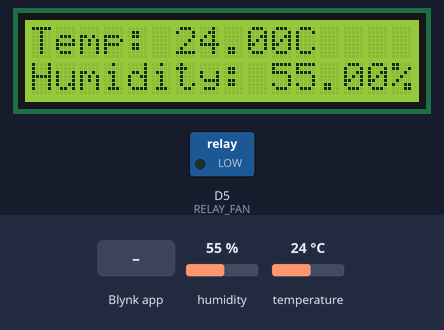
A sketch run on a simulated ESP8266 (NodeMCU). Parts: 16×2 character LCD, switched loads named in the sketch (green lamp = pin HIGH). The test bench sets the inputs (shaded band); at power-on: humidity 55 %, temperature 24 °C. WiFi joins after 1.5 s; servers stay silent unless stated.

Above: at 5.5 s.
5.6 s: Blynk app writes 1 to V2
At 5.77 s:
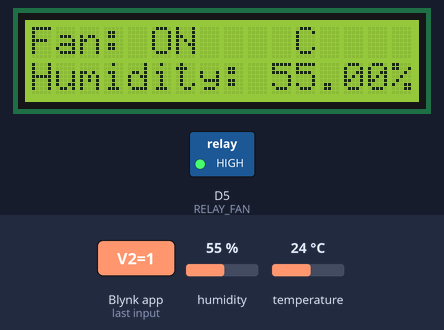
7.4 s: Blynk app writes 0 to V2
At 7.8 s:
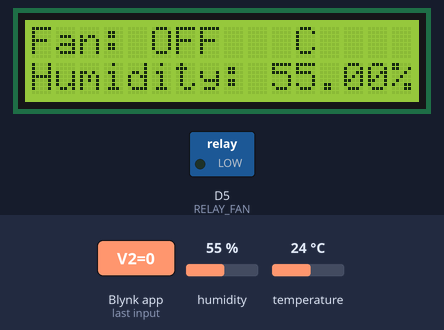
9.4 s: humidity set to 22 %
At 11.4 s:
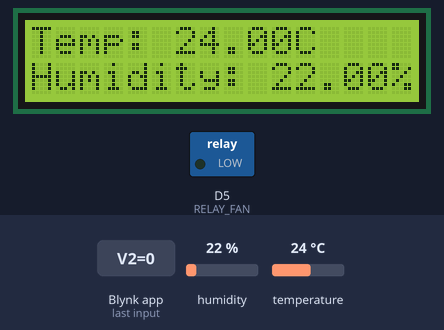
12.4 s: temperature set to 12 °C
At 14.9 s:
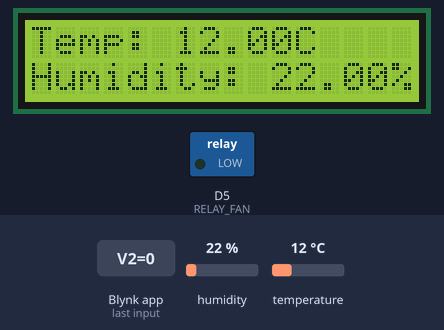
15.4 s: humidity set to 40 %
At 17.2 s:
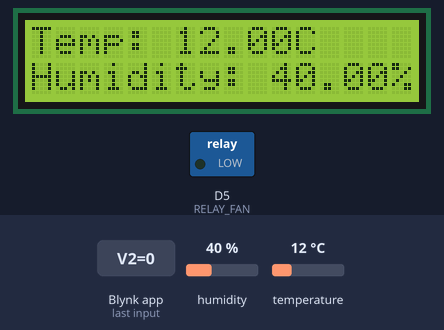
18.4 s: temperature set to 19 °C
At 20.7 s:
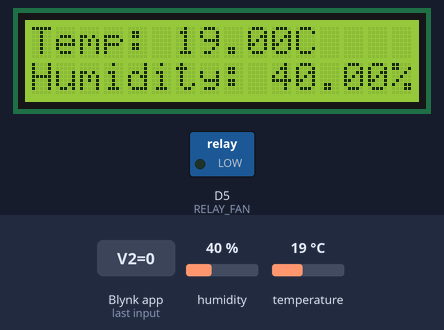
Timing chart, 0 to 22.2 s (numbered marks = the images above; inputs shaded):
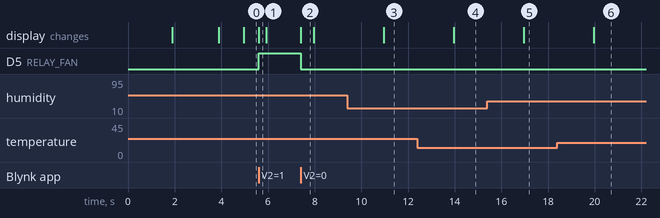

Measured:
- after the input at 5.6 s, D5 (RELAY_FAN): LOW → HIGH at once; the display: changes at once (image 1)
- after the input at 7.4 s, D5 (RELAY_FAN): HIGH → LOW at once; the display: changes at once (image 2)
- after the input at 9.4 s, the display: changes after 1.6 s (image 3)
- after the input at 12.4 s, the display: changes after 1.6 s (image 4)
- after the input at 15.4 s, the display: changes after 1.6 s (image 5)
- after the input at 18.4 s, the display: changes after 1.6 s (image 6)
- what the display in image 2 shows lasts 0.6 s, from 7.4 s to 8.0 s

The sketch:

Egg-Incubator.ino
```cpp
#define BLYNK_TEMPLATE_ID "TMPL3MaH0E_j3"
#define BLYNK_TEMPLATE_NAME "Iot Based Smart Egg incubator"
#define BLYNK_AUTH_TOKEN "xoB99ANSg1MizcIPlsGsmOeLAlhoZiU4"

#define BLYNK_PRINT Serial
#include <ESP8266WiFi.h>
#include <BlynkSimpleEsp8266.h>
#include <Wire.h>
#include <LiquidCrystal_I2C.h>
#include <DHT.h>

// Initialize LCD and DHT sensor
LiquidCrystal_I2C lcd(0x27, 16, 2);
DHT dht(D3, DHT11); // DHT connected to pin D3

// WiFi credentials
char auth[] = "xoB99ANSg1MizcIPlsGsmOeLAlhoZiU4";
char ssid[] = "12123";
char pass[] = "123456789";

// Blynk Timer
BlynkTimer timer;

// Relay pin (Only Fan)
#define RELAY_FAN D5

// Function to read DHT11 sensor and update Blynk and LCD
void sendSensorData() {

    float humidity = dht.readHumidity();
    float temperature = dht.readTemperature();

    if (isnan(humidity) || isnan(temperature)) {
        Serial.println("Failed to read from DHT sensor!");
        lcd.setCursor(0, 0);
        lcd.print("Sensor Error!   ");
        return;
    }

    lcd.setCursor(0, 0);
    lcd.print("Temp: ");
    lcd.print(temperature);
    lcd.print("C   ");

    lcd.setCursor(0, 1);
    lcd.print("Humidity: ");
    lcd.print(humidity);
    lcd.print("%   ");

    Blynk.virtualWrite(V0, temperature);
    Blynk.virtualWrite(V1, humidity);
}

// Fan Control Only
BLYNK_WRITE(V2) {
    int relayState = param.asInt();

    if (relayState == 1) {
        digitalWrite(RELAY_FAN, HIGH);
        lcd.setCursor(0, 0);
        lcd.print("Fan: ON    ");
    } else {
        digitalWrite(RELAY_FAN, LOW);
        lcd.setCursor(0, 0);
        lcd.print("Fan: OFF   ");
    }
}

void setup() {

    Serial.begin(9600);

    Wire.begin(D2, D1); // SDA = D2, SCL = D1
    lcd.init();
    lcd.backlight();

    lcd.setCursor(0, 0);
    lcd.print("Connecting...");

    Blynk.begin(auth, ssid, pass, "blynk.cloud", 80);

    dht.begin();

    pinMode(RELAY_FAN, OUTPUT);
    digitalWrite(RELAY_FAN, LOW);

    lcd.clear();
    lcd.setCursor(0, 0);
    lcd.print("System Ready!");
    delay(2000);
    lcd.clear();

    timer.setInterval(1000L, sendSensorData);
}

void loop() {
    Blynk.run();
    timer.run();
}
```
